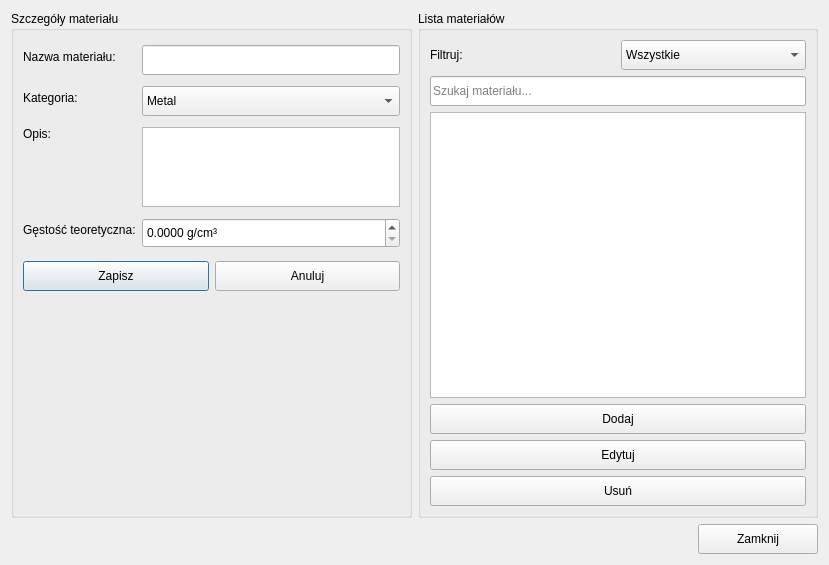
<?xml version="1.0" encoding="UTF-8"?>
<ui version="4.0">
 <class>MaterialTabelsDialog</class>
 <widget class="QDialog" name="MaterialTabelsDialog">
  <property name="geometry">
   <rect>
    <x>0</x>
    <y>0</y>
    <width>829</width>
    <height>565</height>
   </rect>
  </property>
  <property name="windowTitle">
   <string>Dialog</string>
  </property>
  <layout class="QVBoxLayout" name="verticalLayout">
   <item>
    <layout class="QHBoxLayout" name="horizontalLayout_3">
     <item>
      <widget class="QGroupBox" name="groupBoxMaterialDetails">
       <property name="title">
        <string>Szczegóły materiału</string>
       </property>
       <layout class="QVBoxLayout" name="verticalLayout_3">
        <item>
         <layout class="QFormLayout" name="formLayout">
          <item row="0" column="0">
           <widget class="QLabel" name="labelMaterialName">
            <property name="text">
             <string>Nazwa materiału:</string>
            </property>
           </widget>
          </item>
          <item row="0" column="1">
           <widget class="QLineEdit" name="editMaterialName">
            <property name="minimumSize">
             <size>
              <width>0</width>
              <height>30</height>
             </size>
            </property>
           </widget>
          </item>
          <item row="1" column="0">
           <widget class="QLabel" name="labelMaterialCategory">
            <property name="text">
             <string>Kategoria:</string>
            </property>
           </widget>
          </item>
          <item row="1" column="1">
           <widget class="QComboBox" name="comboMaterialCategory">
            <property name="minimumSize">
             <size>
              <width>0</width>
              <height>30</height>
             </size>
            </property>
            <item>
             <property name="text">
              <string>Metal</string>
             </property>
            </item>
            <item>
             <property name="text">
              <string>Ceramika</string>
             </property>
            </item>
            <item>
             <property name="text">
              <string>Polimer</string>
             </property>
            </item>
            <item>
             <property name="text">
              <string>Kompozyt</string>
             </property>
            </item>
            <item>
             <property name="text">
              <string>Szkło</string>
             </property>
            </item>
            <item>
             <property name="text">
              <string>Skała</string>
             </property>
            </item>
            <item>
             <property name="text">
              <string>Inny</string>
             </property>
            </item>
           </widget>
          </item>
          <item row="2" column="0">
           <widget class="QLabel" name="labelMaterialDescription">
            <property name="text">
             <string>Opis:</string>
            </property>
            <property name="alignment">
             <set>Qt::AlignmentFlag::AlignTop</set>
            </property>
           </widget>
          </item>
          <item row="2" column="1">
           <widget class="QPlainTextEdit" name="editMaterialDescription">
            <property name="maximumSize">
             <size>
              <width>16777215</width>
              <height>80</height>
             </size>
            </property>
           </widget>
          </item>
          <item row="3" column="1">
           <widget class="QDoubleSpinBox" name="spinTheoreticalDensity">
            <property name="minimumSize">
             <size>
              <width>0</width>
              <height>30</height>
             </size>
            </property>
            <property name="suffix">
             <string> g/cm³</string>
            </property>
            <property name="decimals">
             <number>4</number>
            </property>
            <property name="maximum">
             <double>99.989999999999995</double>
            </property>
           </widget>
          </item>
          <item row="3" column="0">
           <widget class="QLabel" name="labelTheoreticalDensity">
            <property name="text">
             <string>Gęstość teoretyczna:</string>
            </property>
           </widget>
          </item>
         </layout>
        </item>
        <item>
         <layout class="QHBoxLayout" name="horizontalLayout_2">
          <item>
           <widget class="QPushButton" name="buttonSaveMaterial">
            <property name="minimumSize">
             <size>
              <width>0</width>
              <height>30</height>
             </size>
            </property>
            <property name="text">
             <string>Zapisz</string>
            </property>
           </widget>
          </item>
          <item>
           <widget class="QPushButton" name="buttonCancelEditMaterial">
            <property name="minimumSize">
             <size>
              <width>0</width>
              <height>30</height>
             </size>
            </property>
            <property name="text">
             <string>Anuluj</string>
            </property>
           </widget>
          </item>
         </layout>
        </item>
        <item>
         <spacer name="verticalSpacer">
          <property name="orientation">
           <enum>Qt::Orientation::Vertical</enum>
          </property>
          <property name="sizeHint" stdset="0">
           <size>
            <width>20</width>
            <height>40</height>
           </size>
          </property>
         </spacer>
        </item>
       </layout>
      </widget>
     </item>
     <item>
      <widget class="QGroupBox" name="groupBoxMaterialList">
       <property name="minimumSize">
        <size>
         <width>200</width>
         <height>0</height>
        </size>
       </property>
       <property name="title">
        <string>Lista materiałów</string>
       </property>
       <layout class="QVBoxLayout" name="verticalLayout_2">
        <item>
         <layout class="QHBoxLayout" name="horizontalLayout_9">
          <item>
           <widget class="QLabel" name="labelFilterCategory">
            <property name="text">
             <string>Filtruj:</string>
            </property>
           </widget>
          </item>
          <item>
           <widget class="QComboBox" name="comboFilterCategory">
            <property name="minimumSize">
             <size>
              <width>0</width>
              <height>30</height>
             </size>
            </property>
            <item>
             <property name="text">
              <string>Wszystkie</string>
             </property>
            </item>
            <item>
             <property name="text">
              <string>Metal</string>
             </property>
            </item>
            <item>
             <property name="text">
              <string>Ceramika</string>
             </property>
            </item>
            <item>
             <property name="text">
              <string>Polimer</string>
             </property>
            </item>
            <item>
             <property name="text">
              <string>Kompozyt</string>
             </property>
            </item>
            <item>
             <property name="text">
              <string>Szkło</string>
             </property>
            </item>
            <item>
             <property name="text">
              <string>Skała</string>
             </property>
            </item>
            <item>
             <property name="text">
              <string>Inny</string>
             </property>
            </item>
           </widget>
          </item>
         </layout>
        </item>
        <item>
         <widget class="QLineEdit" name="editSearchMaterial">
          <property name="minimumSize">
           <size>
            <width>0</width>
            <height>30</height>
           </size>
          </property>
          <property name="placeholderText">
           <string>Szukaj materiału...</string>
          </property>
          <property name="clearButtonEnabled">
           <bool>true</bool>
          </property>
         </widget>
        </item>
        <item>
         <widget class="QListWidget" name="listWidgetMaterials">
          <property name="selectionMode">
           <enum>QAbstractItemView::SelectionMode::SingleSelection</enum>
          </property>
         </widget>
        </item>
        <item>
         <widget class="QPushButton" name="buttonAddMaterial">
          <property name="minimumSize">
           <size>
            <width>0</width>
            <height>30</height>
           </size>
          </property>
          <property name="text">
           <string>Dodaj</string>
          </property>
         </widget>
        </item>
        <item>
         <widget class="QPushButton" name="buttonEditMaterial">
          <property name="minimumSize">
           <size>
            <width>0</width>
            <height>30</height>
           </size>
          </property>
          <property name="text">
           <string>Edytuj</string>
          </property>
         </widget>
        </item>
        <item>
         <widget class="QPushButton" name="buttonRemoveMaterial">
          <property name="minimumSize">
           <size>
            <width>0</width>
            <height>30</height>
           </size>
          </property>
          <property name="text">
           <string>Usuń</string>
          </property>
         </widget>
        </item>
       </layout>
      </widget>
     </item>
    </layout>
   </item>
   <item>
    <layout class="QHBoxLayout" name="horizontalLayout_4">
     <item>
      <spacer name="horizontalSpacer">
       <property name="orientation">
        <enum>Qt::Orientation::Horizontal</enum>
       </property>
       <property name="sizeHint" stdset="0">
        <size>
         <width>40</width>
         <height>20</height>
        </size>
       </property>
      </spacer>
     </item>
     <item>
      <widget class="QPushButton" name="buttonClose">
       <property name="minimumSize">
        <size>
         <width>120</width>
         <height>30</height>
        </size>
       </property>
       <property name="text">
        <string>Zamknij</string>
       </property>
      </widget>
     </item>
    </layout>
   </item>
  </layout>
 </widget>
 <resources/>
 <connections/>
</ui>
